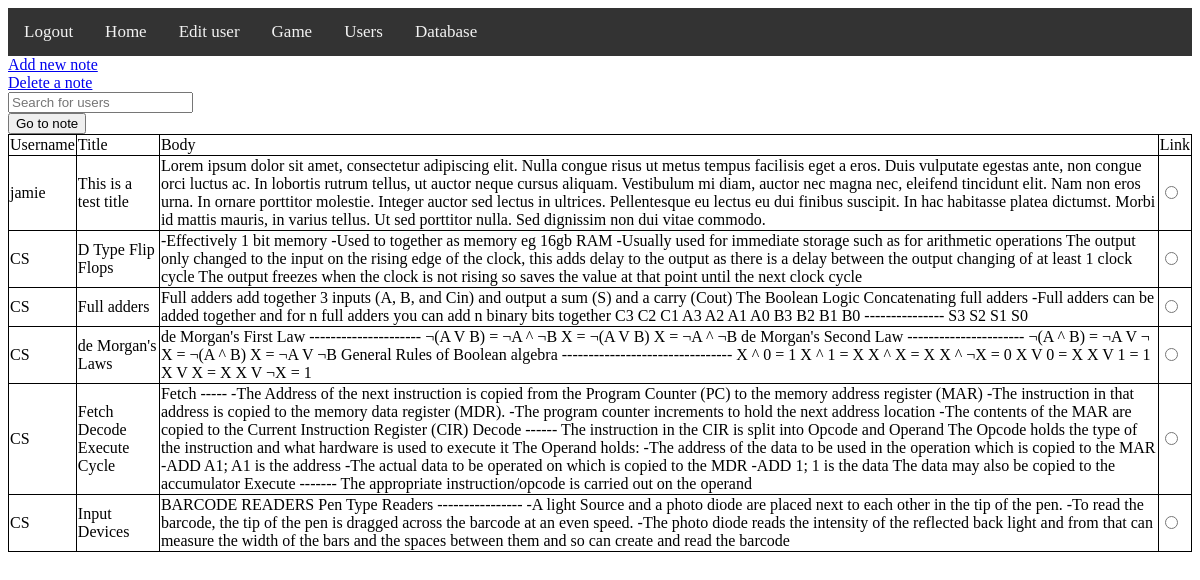
Screenshot of /game/notes/ (signed in) with the database file from the repository.
### tables this page shows
CREATE TABLE notes (username characters(100),title characters(100),note characters(100),password characters(100));

### challenges/notes.py (the view, shortened to what this page needs)
@notes_bp.route("/view/", methods=["POST","GET"])
@notes_bp.route("/", methods=["POST","GET"])
def home():
    if "username" not in session: #if the user is not logged in
        session["redirect"] = "challenges.notes.home" #set a return adress
        return redirect(url_for("functions.login")) #log them in
    if session["role"] in admin_roles: # if the user is an admin
        return render_template("challenges/notes/home.html", notes=notes_db.read()) # get notes from all users
    return render_template("challenges/notes/home.html", notes=notes_db.select(session["username"],1)) #load the home page

### database_mod.py (called while the page is built)
    def read(self):
        self.c.execute(f"SELECT * FROM {self.table}")
        self.conn.commit()
        self.lines = self.c.fetchall()
        return self.lines

### challenges/templates/challenges/notes/home.html (shortened to what this page needs)
{% extends "base.html" %}
{% block content %}
<a href={{ url_for('challenges.notes.new_note') }}>Add new note</a>
<br>
<a href={{ url_for('challenges.notes.delete') }}>Delete a note</a>
<br>
<input type="text" onkeyup="table_search()" id="search_box" placeholder="Search for users">
<form method="POST" action="#">
<table id="sort_table_id">
<input type="submit" value="Go to note">
<tr>
    <td onclick="sort_alph(0)">Username</td>
    <td onclick="sort_alph(1)">Title</td>
    <td onclick="sort_alph(2)">Body</td>
    <td>Link</td>
</tr>
{% for note in notes %}
<tr>
    <td>{{note[0]}}</td>
    <td>{{note[1]}}</td>
    <td>{{note[2]}}</td>
    <td><input type="radio" value="{{note[0]}}¦|{{note[1]}}" name="picked_note"> </td>
</tr>
{% endfor %}
</table>
</form>
{% endblock %}

### static/styles/base.css (style rules this page uses)
table, td, th { border: 1px solid black; }
table { width: 100%; border-collapse: collapse; }

### rows the page displays
notes: username "jamie", title "This is a test title", note "Lorem ipsum dolor sit amet, consectetur adipiscing elit. Nulla congue risus ut metus tempus facilisis eget a eros. Duis vulputate egestas ante, non congue orci luctus ac. In lobortis rutrum tellus, ut auctor neque cursus aliquam. Vestibulum mi diam, auctor nec magna nec, eleifend tincidunt elit. Nam non eros urna. In ornare porttitor molestie. Integer auctor sed lectus in ultrices. Pellentesque eu lectus eu dui finibus suscipit. In hac habitasse platea dictumst. Morbi id mattis mauris, in varius tellus. Ut sed porttitor nulla. Sed dignissim non dui vitae commodo."
notes: username "CS", title "D Type Flip Flops", note "-Effectively 1 bit memory -Used to together as memory eg 16gb RAM -Usually used for immediate storage such as for arithmetic operations The output only changed to the input on the rising edge of the clock, this adds delay to the output as there is a delay between the output changing of at least 1 clock cycle The output freezes when the clock is not rising so saves the value at that point until the next clock cycle"
notes: username "CS", title "Full adders", note "Full adders add together 3 inputs (A, B, and Cin) and output a sum (S) and a carry (Cout) The Boolean Logic Concatenating full adders -Full adders can be added together and for n full adders you can add n binary bits together C3 C2 C1 A3 A2 A1 A0 B3 B2 B1 B0 --------------- S3 S2 S1 S0"
notes: username "CS", title "de Morgan's Laws", note "de Morgan's First Law --------------------- ¬(A V B) = ¬A ^ ¬B X = ¬(A V B) X = ¬A ^ ¬B de Morgan's Second Law ---------------------- ¬(A ^ B) = ¬A V ¬ X = ¬(A ^ B) X = ¬A V ¬B General Rules of Boolean algebra -------------------------------- X ^ 0 = 1 X ^ 1 = X X ^ X = X X ^ ¬X = 0 X V 0 = X X V 1 = 1 X V X = X X V ¬X = 1"
notes: username "CS", title "Fetch Decode Execute Cycle", note "Fetch ----- -The Address of the next instruction is copied from the Program Counter (PC) to the memory address register (MAR) -The instruction in that address is copied to the memory data register (MDR). -The program counter increments to hold the next address location -The contents of the MAR are copied to the Current Instruction Register (CIR) Decode ------ The instruction in the CIR is split into Opcode and Operand The Opcode holds the type of the instruction and what hardware is used to execute it The Operand holds: -The address of the data to be used in the operation which is copied to the MAR -ADD A1; A1 is the address -The actual data to be operated on which is copied to the MDR -ADD…"
notes: username "CS", title "Input Devices", note "BARCODE READERS Pen Type Readers ---------------- -A light Source and a photo diode are placed next to each other in the tip of the pen. -To read the barcode, the tip of the pen is dragged across the barcode at an even speed. -The photo diode reads the intensity of the reflected back light and from that can measure the width of the bars and the spaces between them and so can create and read the barcode"
